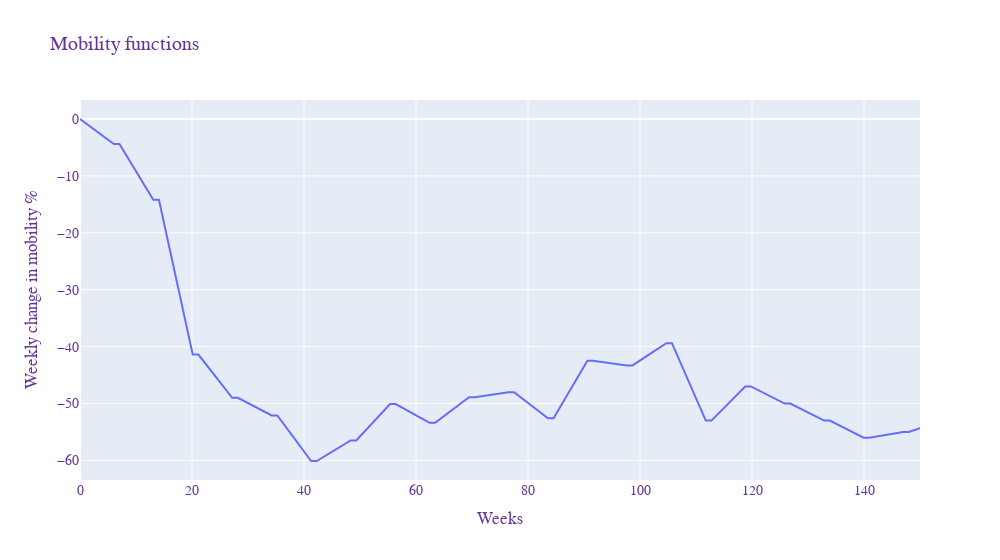

Here is the notebook cell this chart was saved with:
### Markdown cell above
Created the mobility function for Västtrafik

### Code cell
temp_VT = VT_mobility_data['Totalt']

T = []
print(len(temp_VT))
for week in range(len(temp_VT)-1):
    T.extend(np.linspace(temp_VT[week],temp_VT[week+1],7))

print(len(T))
VT_mobilityfunc = interp1d(t,T[:prediction_time],kind='linear',fill_value="extrapolate")

functionfig = go.Figure()

functionfig.add_trace(go.Scatter(x=t, y=VT_mobilityfunc(t),
                    mode='lines',
                    name='Mobility function'))
functionfig.update_layout(
                title='Mobility functions',
                xaxis_title='Weeks',
                yaxis_title='Weekly change in mobility %',
                autosize=False,
                width=1000,
                
                font=dict(
                family="Courier New, monospace",
                size=14,
                color="RebeccaPurple"
    )
) 
functionfig.show()

### Figure 1 — Plotly figure (JSON) as saved in the notebook; plotly's stock layout.template omitted (floating-point values rounded to 4 significant figures; data arrays with more than 128 entries replaced by an {"elided": "..."} marker saying what was removed)
{"data": [{"mode": "lines", "name": "Mobility function", "type": "scatter", "x": {"elided": "150 float values"}, "y": {"elided": "150 float values"}}], "layout": {"autosize": false, "font": {"color": "RebeccaPurple", "family": "Courier New, monospace", "size": 14}, "title": {"text": "Mobility functions"}, "width": 1000, "xaxis": {"title": {"text": "Weeks"}}, "yaxis": {"title": {"text": "Weekly change in mobility %"}}}}
